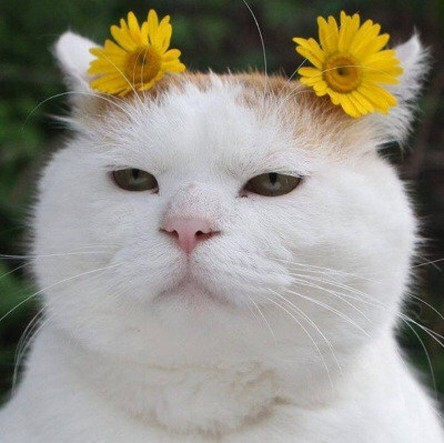
#> input picture images/cat-01.jpg, 444 x 443 px
$ python 'affine transform.py'
#> lines starting #> are read from the running program, lines starting #| are printed output that depends on the picture; after the words box and inside, x2 and y2 are one past the last pixel; in counts of white or black regions, pixels touching at a corner belong together
import cv2
import numpy as np

img = cv2.imread('./images/cat-01.jpg')
#> img is the input picture: shape (443, 444, 3); mean B, G, R 134.7, 146.3, 149.9
h, w = img.shape[:2]
#> h = 443; w = 444

pts1 = np.array([
    [100, 50], [200, 50], [100, 200]
], dtype=np.float32)

pts2 = np.array([
    [80, 70], [210, 60], [250, 120]
], dtype=np.float32)

cv2.circle(img, (100, 50), 5, (255,0,0),-1 )
#> img: shape (443, 444, 3); 0.04% of pixels changed, all inside (x1, y1, x2, y2) = (95, 45, 106, 56)
cv2.circle(img, (200, 50), 5, (0,255,0),-1 )
#> img: shape (443, 444, 3); mean B, G, R 134.7, 146.4, 149.8
cv2.circle(img, (100, 200), 5, (0,0,255),-1 )
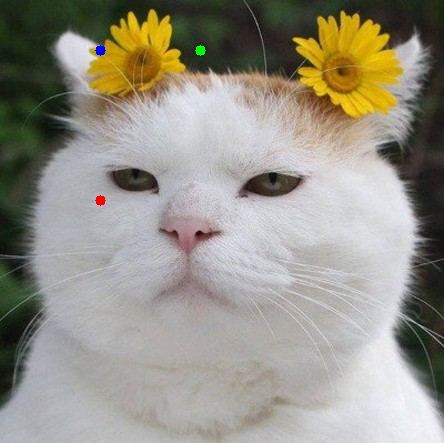
#> img: shape (443, 444, 3); mean B, G, R 134.7, 146.3, 149.9

matrix = cv2.getAffineTransform(pts1, pts2)
dst = cv2.warpAffine(img, matrix, (int(w*1.5),h))
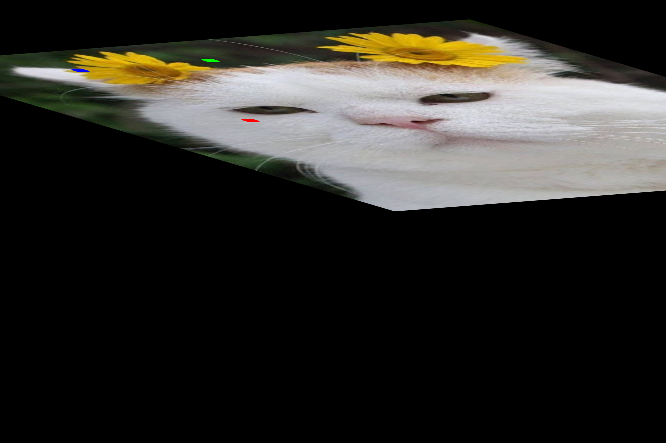
#> dst: shape (443, 666, 3); mean B, G, R 39.1, 43.1, 44.6

cv2.imshow('original', img)
cv2.imshow('dst', dst)
cv2.waitKey(0)
cv2.destroyAllWindows()
